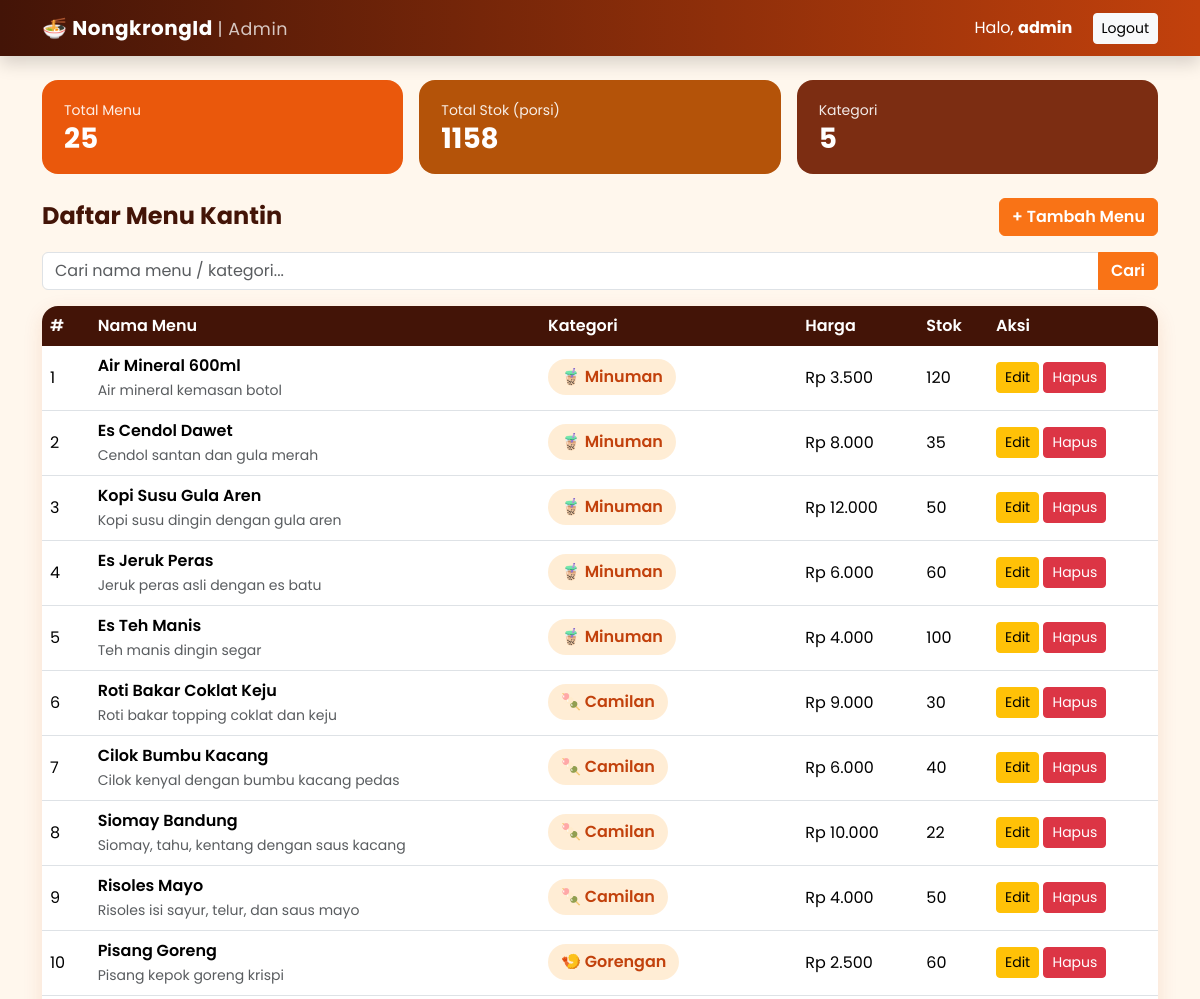
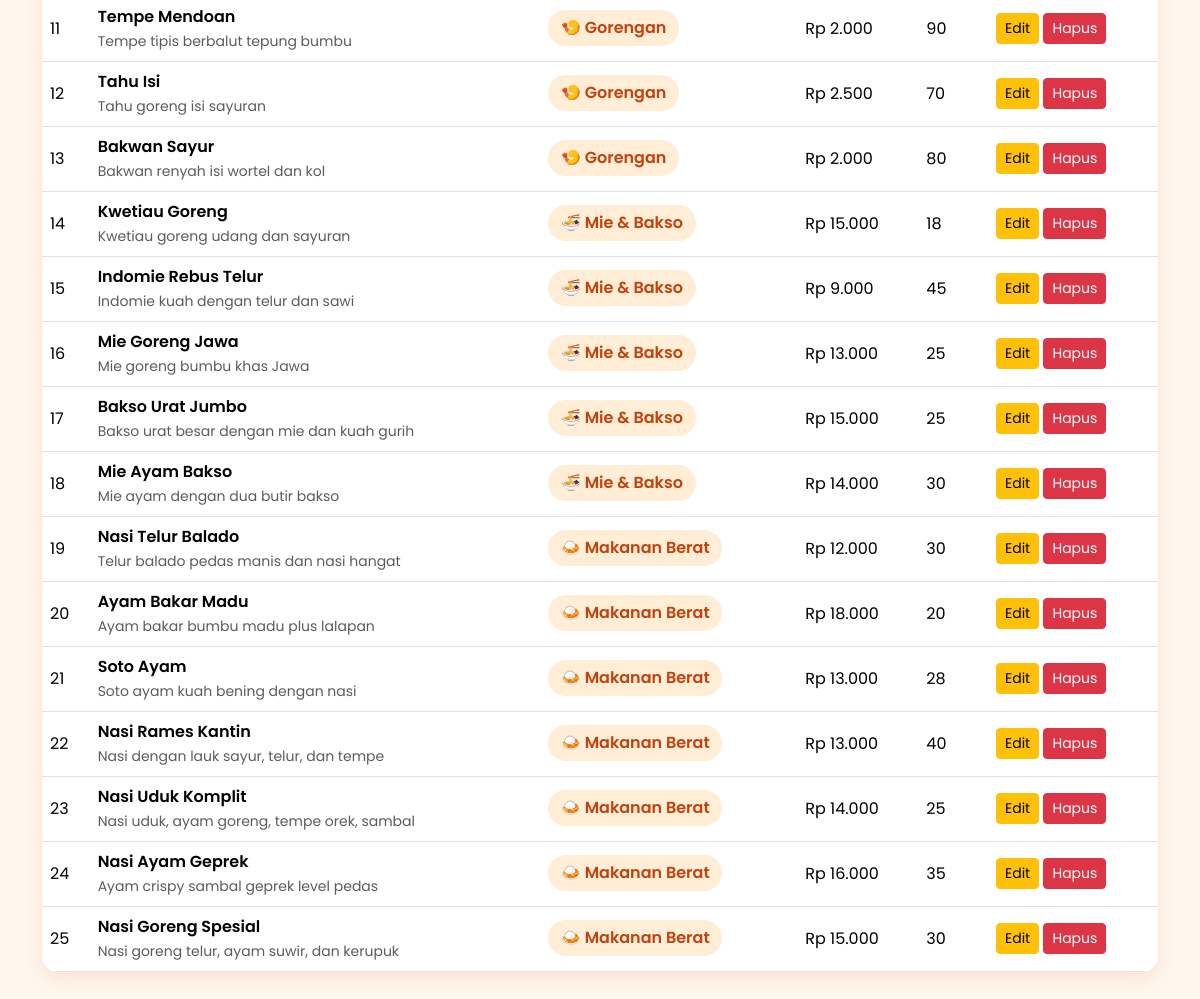
The app's page /index.php (signed in) with its own data (2 pictures, top to bottom).
### tables this page shows
CREATE TABLE IF NOT EXISTS products (
  id INT AUTO_INCREMENT PRIMARY KEY,
  name VARCHAR(150) NOT NULL,
  category VARCHAR(80) NOT NULL,
  price INT NOT NULL DEFAULT 0,
  stock INT NOT NULL DEFAULT 0,
  description TEXT,
  created_at TIMESTAMP DEFAULT CURRENT_TIMESTAMP
);

### config.php (called while the page is built, shortened)
<?php
function e($s) { return htmlspecialchars((string)$s, ENT_QUOTES, 'UTF-8'); }

### index.php (the view, shortened to what this page needs)
<?php require '_top.php';
$q = trim($_GET['q'] ?? '');
$stmt = $pdo->prepare('SELECT * FROM products WHERE name LIKE ? OR category LIKE ? ORDER BY id DESC');
$stmt->execute(["%$q%", "%$q%"]);
$products = $stmt->fetchAll();
$total  = (int)$pdo->query('SELECT COUNT(*) FROM products')->fetchColumn();
$stok   = (int)$pdo->query('SELECT COALESCE(SUM(stock),0) FROM products')->fetchColumn();
$kategori = (int)$pdo->query('SELECT COUNT(DISTINCT category) FROM products')->fetchColumn();
$icons = ['Makanan Berat'=>'🍛','Mie & Bakso'=>'🍜','Gorengan'=>'🍤','Camilan'=>'🍡','Minuman'=>'🧋'];
?>
<div class="row g-3 mb-4">
  <div class="col-md-4"><div class="stat" style="background:#ea580c"><small>Total Menu</small><h3><?= $total ?></h3></div></div>
  <div class="col-md-4"><div class="stat" style="background:#b45309"><small>Total Stok (porsi)</small><h3><?= $stok ?></h3></div></div>
  <div class="col-md-4"><div class="stat" style="background:#7c2d12"><small>Kategori</small><h3><?= $kategori ?></h3></div></div>
</div>
<div class="d-flex justify-content-between align-items-center mb-3">
  <h4 class="mb-0 fw-bold">Daftar Menu Kantin</h4>
  <a href="create.php" class="btn btn-brand">+ Tambah Menu</a>
</div>
<form class="mb-3"><div class="input-group">
  <input name="q" class="form-control" placeholder="Cari nama menu / kategori..." value="<?= e($q) ?>">
  <button class="btn btn-brand">Cari</button></div></form>
<div class="table-responsive card card-soft">
<table class="table table-hover mb-0 align-middle">
  <thead><tr><th>#</th><th>Nama Menu</th><th>Kategori</th><th>Harga</th><th>Stok</th><th width="170">Aksi</th></tr></thead>
  <tbody>
  <?php foreach ($products as $i => $r): ?>
    <tr>
      <td><?= $i + 1 ?></td>
      <td class="fw-semibold"><?= e($r['name']) ?><br><small class="text-muted fw-normal"><?= e($r['description']) ?></small></td>
      <td><span class="badge-cat"><?= $icons[$r['category']] ?? '🍽️' ?> <?= e($r['category']) ?></span></td>
      <td>Rp <?= number_format($r['price'], 0, ',', '.') ?></td>
      <td><?= (int)$r['stock'] ?></td>
      <td>
        <a href="edit.php?id=<?= $r['id'] ?>" class="btn btn-sm btn-warning">Edit</a>
        <form action="delete.php" method="post" class="d-inline" onsubmit="return confirm('Hapus menu ini?')">
          <button class="btn btn-sm btn-danger">Hapus</button>
        </form>
      </td>
    </tr>
  <?php endforeach; ?>
  </tbody>
</table>
</div>
<?php require '_bottom.php'; ?>

### _top.php (shortened to what this page needs)
<?php require_once __DIR__ . '/../config.php'; require_login(); ?>
<!DOCTYPE html>
<html lang="id">
<head>
<link href="https://cdn.jsdelivr.net/npm/bootstrap@5.3.3/dist/css/bootstrap.min.css" rel="stylesheet">
<link href="../assets/style.css" rel="stylesheet">
</head>
<body>
<nav class="navbar navbar-dark navbar-nongkrong mb-4 shadow">
  <div class="container">
    <a class="navbar-brand" href="index.php">🍜 NongkrongId <small class="opacity-75 fw-normal">| Admin</small></a>
    <div class="text-white">Halo, <b><?= e($_SESSION['admin']) ?></b>
      <a href="../logout.php" class="btn btn-sm btn-light ms-3">Logout</a></div>
  </div>
</nav>
<div class="container pb-5">

### _bottom.php
</div>
</body>
</html>

### style.css (style rules this page uses)
:root { --brand:#f97316;--brand-dark:#c2410c;--cream:#fff7ed;--choco:#431407; }
body { font-family:'Poppins',sans-serif;background:var(--cream);color:var(--choco); }
.btn-brand { background:var(--brand);border-color:var(--brand);color:#fff;font-weight:600; }
.navbar-nongkrong { background:linear-gradient(90deg,var(--choco),var(--brand-dark)); }
.navbar-nongkrong .navbar-brand { font-weight:700;letter-spacing:.5px; }
.card-soft { border:0;border-radius:16px;box-shadow:0 6px 20px rgba(194,65,12,.12); }
.table thead th { background:var(--choco);color:#fff;border:0;font-weight:600; }
.badge-cat { background:#ffedd5;color:var(--brand-dark);font-weight:600;border-radius:20px;padding:.4em .8em; }
.stat { border-radius:16px;padding:18px 22px;color:#fff; }
.stat h3 { margin:0;font-weight:700; }
.stat small { opacity:.9; }

### records on screen
products: name "Air Mineral 600ml", description "Air mineral kemasan botol", category "🧋", category "Minuman", price "3.500", stock "120"
products: name "Es Cendol Dawet", description "Cendol santan dan gula merah", category "🧋", category "Minuman", price "8.000", stock "35"
products: name "Kopi Susu Gula Aren", description "Kopi susu dingin dengan gula aren", category "🧋", category "Minuman", price "12.000", stock "50"
products: name "Es Jeruk Peras", description "Jeruk peras asli dengan es batu", category "🧋", category "Minuman", price "6.000", stock "60"
products: name "Es Teh Manis", description "Teh manis dingin segar", category "🧋", category "Minuman", price "4.000", stock "100"
products: name "Roti Bakar Coklat Keju", description "Roti bakar topping coklat dan keju", category "🍡", category "Camilan", price "9.000", stock "30"
products: name "Cilok Bumbu Kacang", description "Cilok kenyal dengan bumbu kacang pedas", category "🍡", category "Camilan", price "6.000", stock "40"
products: name "Siomay Bandung", description "Siomay, tahu, kentang dengan saus kacang", category "🍡", category "Camilan", price "10.000", stock "22"
products: name "Risoles Mayo", description "Risoles isi sayur, telur, dan saus mayo", category "🍡", category "Camilan", price "4.000", stock "50"
products: name "Pisang Goreng", description "Pisang kepok goreng krispi", category "🍤", category "Gorengan", price "2.500", stock "60"
products: name "Tempe Mendoan", description "Tempe tipis berbalut tepung bumbu", category "🍤", category "Gorengan", price "2.000", stock "90"
products: name "Tahu Isi", description "Tahu goreng isi sayuran", category "🍤", category "Gorengan", price "2.500", stock "70"
products: name "Bakwan Sayur", description "Bakwan renyah isi wortel dan kol", category "🍤", category "Gorengan", price "2.000", stock "80"
products: name "Kwetiau Goreng", description "Kwetiau goreng udang dan sayuran", category "🍜", category "Mie & Bakso", price "15.000", stock "18"
products: name "Indomie Rebus Telur", description "Indomie kuah dengan telur dan sawi", category "🍜", category "Mie & Bakso", price "9.000", stock "45"
products: name "Mie Goreng Jawa", description "Mie goreng bumbu khas Jawa", category "🍜", category "Mie & Bakso", price "13.000", stock "25"
products: name "Bakso Urat Jumbo", description "Bakso urat besar dengan mie dan kuah gurih", category "🍜", category "Mie & Bakso", price "15.000", stock "25"
products: name "Mie Ayam Bakso", description "Mie ayam dengan dua butir bakso", category "🍜", category "Mie & Bakso", price "14.000", stock "30"
products: name "Nasi Telur Balado", description "Telur balado pedas manis dan nasi hangat", category "🍛", category "Makanan Berat", price "12.000", stock "30"
products: name "Ayam Bakar Madu", description "Ayam bakar bumbu madu plus lalapan", category "🍛", category "Makanan Berat", price "18.000", stock "20"
products: name "Soto Ayam", description "Soto ayam kuah bening dengan nasi", category "🍛", category "Makanan Berat", price "13.000", stock "28"
products: name "Nasi Rames Kantin", description "Nasi dengan lauk sayur, telur, dan tempe", category "🍛", category "Makanan Berat", price "13.000", stock "40"
products: name "Nasi Uduk Komplit", description "Nasi uduk, ayam goreng, tempe orek, sambal", category "🍛", category "Makanan Berat", price "14.000", stock "25"
products: name "Nasi Ayam Geprek", description "Ayam crispy sambal geprek level pedas", category "🍛", category "Makanan Berat", price "16.000", stock "35"
products: name "Nasi Goreng Spesial", description "Nasi goreng telur, ayam suwir, dan kerupuk", category "🍛", category "Makanan Berat", price "15.000", stock "30"

### other values on screen
$_SESSION['admin'] "admin"
$total "25"
$stok "1158"
$kategori "5"
